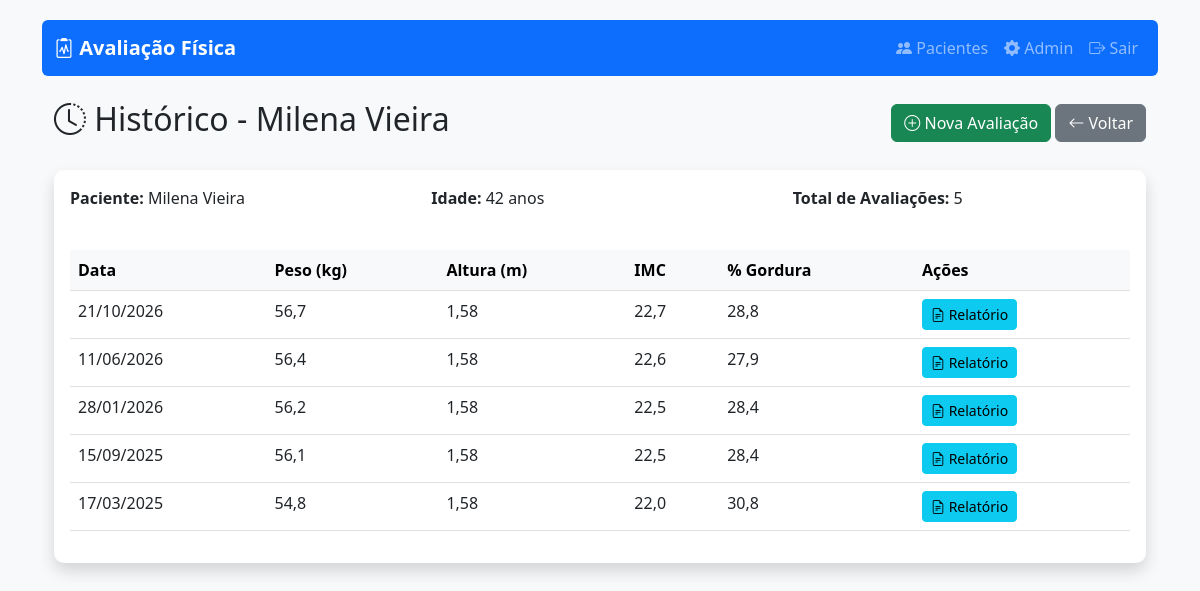
Screenshot of /pacientes/16/historico/ (signed in) with the database file from the repository.
### avaliacao/models.py (models this page shows, shortened)
class Paciente(models.Model):
    SEXO_CHOICES = [('M', 'Masculino'), ('F', 'Feminino')]
    nome = models.CharField(max_length=100)
    sexo = models.CharField(max_length=1, choices=SEXO_CHOICES)
    data_nascimento = models.DateField()
    telefone = models.CharField(max_length=15, blank=True)
    email = models.EmailField(blank=True)
    observacoes = models.TextField(blank=True)
    @property
    def idade(self):
        hoje = date.today()
        return hoje.year - self.data_nascimento.year - (
            (hoje.month, hoje.day) < (self.data_nascimento.month, self.data_nascimento.day)
        )

class Avaliacao(models.Model):
    PROTOCOLOS = [
        ('POLLOCK_7', 'Pollock 7 Dobras'),
        ('FALKNER_4', 'Falkner 4 Dobras'),
    ]
    protocolo = models.CharField(
        max_length=10,
        choices=PROTOCOLOS,
        default='POLLOCK_7'
    )
    paciente = models.ForeignKey(Paciente, on_delete=models.CASCADE, related_name='avaliacoes')
    data_avaliacao = models.DateField()  # Removido o 'default' (agora será obrigatório preencher)
    altura = models.FloatField(help_text="Altura em metros")
    peso = models.FloatField(help_text="Peso em kg")
    percentual_gordura = models.FloatField(verbose_name="% Gordura")
    massa_magra = models.FloatField()
    gordura_visceral = models.IntegerField()
    tmb = models.IntegerField(verbose_name="Taxa Metabólica Basal")
    idade_metabolica = models.IntegerField()
    observacoes = models.TextField(blank=True)
    torax = models.FloatField('Tórax', null=True, blank=True)
    triceps = models.FloatField('Tríceps', null=True, blank=True)
    abdominal = models.FloatField('Abdominal', null=True, blank=True)
    coxa = models.FloatField('Coxa', null=True, blank=True)
    axilar_media = models.FloatField('Axilar Média', null=True, blank=True)
    subescapular = models.FloatField('Subescapular', null=True, blank=True)
    suprailiaca = models.FloatField('Supra-ilíaca', null=True, blank=True)
    braco_direito = models.FloatField('Braço Direito (mm)', null=True, blank=True)
    braco_esquerdo = models.FloatField('Braço Esquerdo (mm)', null=True, blank=True)
    antebraco_direito = models.FloatField('Antebraço Direito (mm)', null=True, blank=True)
    antebraco_esquerdo = models.FloatField('Antebraço Esquerdo (mm)', null=True, blank=True)
    cintura = models.FloatField('Cintura (mm)', null=True, blank=True)
    quadril = models.FloatField('Quadril (mm)', null=True, blank=True)
    tronco = models.FloatField('Tronco (mm)', null=True, blank=True)
    abdomen = models.FloatField('Abdômen (mm)', null=True, blank=True)
    coxa_direita = models.FloatField('Coxa Direita (mm)', null=True, blank=True)
    coxa_esquerda = models.FloatField('Coxa Esquerda (mm)', null=True, blank=True)
    panturrilha_direita = models.FloatField('Panturrilha Direita (mm)', null=True, blank=True)
    panturrilha_esquerda = models.FloatField('Panturrilha Esquerda (mm)', null=True, blank=True)
    class Meta:
        ordering = ['-data_avaliacao']
    @property
    def imc(self):
        return self.peso / (self.altura ** 2)

### avaliacao/views.py (the view)
# urls.py: path('pacientes/<int:paciente_id>/historico/', views.historico_avaliacoes, name='historico_avaliacoes'),
@login_required
def historico_avaliacoes(request, paciente_id):
    paciente = get_object_or_404(Paciente, pk=paciente_id)
    avaliacoes = Avaliacao.objects.filter(paciente=paciente).order_by('-data_avaliacao')
    return render(request, 'avaliacao/historico.html', {
        'paciente': paciente,
        'avaliacoes': avaliacoes,
        'titulo': f'Histórico - {paciente.nome}'
    })

### avaliacao/templates/avaliacao/historico.html
{% extends 'avaliacao/base.html' %}
{% block content %}
<div class="container mt-4">
    <div class="d-flex justify-content-between align-items-center mb-4">
        <h2>
            <i class="bi bi-clock-history"></i>
            {{ titulo }}
        </h2>
        <div>
            <a href="{% url 'avaliacao:nova_avaliacao' paciente.id %}" class="btn btn-success">
                <i class="bi bi-plus-circle"></i> Nova Avaliação
            </a>
            <a href="{% url 'avaliacao:lista_pacientes' %}" class="btn btn-secondary">
                <i class="bi bi-arrow-left"></i> Voltar
            </a>
        </div>
    </div>
    <div class="card shadow">
        <div class="card-body">
            <div class="row mb-4">
                <div class="col-md-4">
                    <p><strong>Paciente:</strong> {{ paciente.nome }}</p>
                </div>
                <div class="col-md-4">
                    <p><strong>Idade:</strong> {{ paciente.idade }} anos</p>
                </div>
                <div class="col-md-4">
                    <p><strong>Total de Avaliações:</strong> {{ avaliacoes.count }}</p>
                </div>
            </div>
            {% if avaliacoes %}
            <div class="table-responsive">
                <table class="table table-hover">
                    <thead class="table-light">
                        <tr>
                            <th>Data</th>
                            <th>Peso (kg)</th>
                            <th>Altura (m)</th>
                            <th>IMC</th>
                            <th>% Gordura</th>
                            <th>Ações</th>
                        </tr>
                    </thead>
                    <tbody>
                        {% for avaliacao in avaliacoes %}
                        <tr>
                            <td>{{ avaliacao.data_avaliacao|date:"d/m/Y" }}</td>
                            <td>{{ avaliacao.peso }}</td>
                            <td>{{ avaliacao.altura }}</td>
                            <td>{{ avaliacao.imc|floatformat:1 }}</td>
                            <td>{{ avaliacao.percentual_gordura }}</td>
                            <td>
                                <a href="{% url 'avaliacao:relatorio_completo' avaliacao.id %}"
                                   class="btn btn-sm btn-info"
                                   title="Ver Relatório">
                                    <i class="bi bi-file-earmark-text"></i> Relatório
                                </a>
                            </td>
                        </tr>
                        {% empty %}
                        <tr>
                            <td colspan="6" class="text-center">Nenhuma avaliação encontrada.</td>
                        </tr>
                        {% endfor %}
                    </tbody>
                </table>
            </div>
            {% else %}
            <div class="alert alert-info">
                Nenhuma avaliação registrada para este paciente.
            </div>
            {% endif %}
        </div>
    </div>
</div>
{% endblock %}

### avaliacao/templates/avaliacao/base.html (style rules this page uses)
body { background-color: #f8f9fa; padding-top: 20px; }
.card { border-radius: 10px; box-shadow: 0 4px 6px rgba(0, 0, 0, 0.1); margin-bottom: 20px; border: none; }

### rows the page displays
Paciente: nome "Milena Vieira", idade "42"
Avaliacao: data_avaliacao "21/10/2026", peso "56,7", altura "1,58", imc "22,7", percentual_gordura "28,8"
Avaliacao: data_avaliacao "11/06/2026", peso "56,4", altura "1,58", imc "22,6", percentual_gordura "27,9"
Avaliacao: data_avaliacao "28/01/2026", peso "56,2", altura "1,58", imc "22,5", percentual_gordura "28,4"
Avaliacao: data_avaliacao "15/09/2025", peso "56,1", altura "1,58", imc "22,5", percentual_gordura "28,4"
Avaliacao: data_avaliacao "17/03/2025", peso "54,8", altura "1,58", imc "22,0", percentual_gordura "30,8"

### other values shown
{{ titulo }} "Histórico - Milena Vieira"
{{ avaliacoes.count }} "5"
